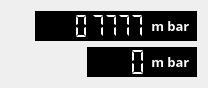
       <widget class="QWidget" name="gridLayoutWidget_2">
        <property name="geometry">
         <rect>
          <x>270</x>
          <y>130</y>
          <width>208</width>
          <height>72</height>
         </rect>
        </property>
        <layout class="QGridLayout" name="gridLayout_13">
         <item row="0" column="0">
          <layout class="QHBoxLayout" name="horizontalLayout_17">
           <property name="spacing">
            <number>0</number>
           </property>
           <item>
            <spacer name="horizontalSpacer_21">
             <property name="orientation">
              <enum>Qt::Horizontal</enum>
             </property>
             <property name="sizeType">
              <enum>QSizePolicy::Expanding</enum>
             </property>
             <property name="sizeHint" stdset="0">
              <size>
               <width>30</width>
               <height>20</height>
              </size>
             </property>
            </spacer>
           </item>
           <item>
            <widget class="QLCDNumber" name="lcdChamberPressure">
             <property name="styleSheet">
              <string notr="true">background-color: rgb(0, 0, 0);
color: rgb(255, 255, 255);</string>
             </property>
             <property name="frameShape">
              <enum>QFrame::NoFrame</enum>
             </property>
             <property name="frameShadow">
              <enum>QFrame::Plain</enum>
             </property>
             <property name="digitCount">
              <number>4</number>
             </property>
             <property name="segmentStyle">
              <enum>QLCDNumber::Flat</enum>
             </property>
            </widget>
           </item>
           <item>
            <widget class="QLCDNumber" name="lcdChamberPressureExp">
             <property name="sizePolicy">
              <sizepolicy hsizetype="Fixed" vsizetype="Fixed">
               <horstretch>0</horstretch>
               <verstretch>0</verstretch>
              </sizepolicy>
             </property>
             <property name="minimumSize">
              <size>
               <width>57</width>
               <height>30</height>
              </size>
             </property>
             <property name="font">
              <font>
               <pointsize>8</pointsize>
              </font>
             </property>
             <property name="styleSheet">
              <string notr="true">background-color: rgb(0, 0, 0);
color: rgb(255, 255, 255);</string>
             </property>
             <property name="frameShape">
              <enum>QFrame::NoFrame</enum>
             </property>
             <property name="frameShadow">
              <enum>QFrame::Plain</enum>
             </property>
             <property name="lineWidth">
              <number>1</number>
             </property>
             <property name="smallDecimalPoint">
              <bool>false</bool>
             </property>
             <property name="digitCount">
              <number>4</number>
             </property>
             <property name="segmentStyle">
              <enum>QLCDNumber::Flat</enum>
             </property>
             <property name="value" stdset="0">
              <double>7777.000000000000000</double>
             </property>
            </widget>
           </item>
           <item>
            <widget class="QLabel" name="labelPiraniPressure">
             <property name="sizePolicy">
              <sizepolicy hsizetype="Fixed" vsizetype="Fixed">
               <horstretch>0</horstretch>
               <verstretch>0</verstretch>
              </sizepolicy>
             </property>
             <property name="minimumSize">
              <size>
               <width>50</width>
               <height>30</height>
              </size>
             </property>
             <property name="font">
              <font>
               <family>Open Sans</family>
               <pointsize>10</pointsize>
               <weight>75</weight>
               <bold>true</bold>
              </font>
             </property>
             <property name="styleSheet">
              <string notr="true">background-color: rgb(0, 0, 0);
color: rgb(255, 255, 255);</string>
             </property>
             <property name="frameShape">
              <enum>QFrame::NoFrame</enum>
             </property>
             <property name="text">
              <string>m bar </string>
             </property>
             <property name="alignment">
              <set>Qt::AlignCenter</set>
             </property>
            </widget>
           </item>
          </layout>
         </item>
         <item row="1" column="0">
          <layout class="QHBoxLayout" name="horizontalLayout_20">
           <property name="spacing">
            <number>0</number>
           </property>
           <item>
            <spacer name="horizontalSpacer_24">
             <property name="orientation">
              <enum>Qt::Horizontal</enum>
             </property>
             <property name="sizeType">
              <enum>QSizePolicy::Expanding</enum>
             </property>
             <property name="sizeHint" stdset="0">
              <size>
               <width>30</width>
               <height>20</height>
              </size>
             </property>
            </spacer>
           </item>
           <item>
            <widget class="QLCDNumber" name="lcdBaratron_2">
             <property name="sizePolicy">
              <sizepolicy hsizetype="Fixed" vsizetype="Fixed">
               <horstretch>0</horstretch>
               <verstretch>0</verstretch>
              </sizepolicy>
             </property>
             <property name="minimumSize">
              <size>
               <width>60</width>
               <height>30</height>
              </size>
             </property>
             <property name="palette">
              <palette>
               <active>
                <colorrole role="WindowText">
                 <brush brushstyle="SolidPattern">
                  <color alpha="255">
                   <red>255</red>
                   <green>255</green>
                   <blue>255</blue>
                  </color>
                 </brush>
                </colorrole>
                <colorrole role="Button">
                 <brush brushstyle="SolidPattern">
                  <color alpha="255">
                   <red>0</red>
                   <green>0</green>
                   <blue>0</blue>
                  </color>
                 </brush>
                </colorrole>
                <colorrole role="Midlight">
                 <brush brushstyle="SolidPattern">
                  <color alpha="255">
                   <red>255</red>
                   <green>255</green>
                   <blue>0</blue>
                  </color>
                 </brush>
                </colorrole>
                <colorrole role="Text">
                 <brush brushstyle="SolidPattern">
                  <color alpha="255">
                   <red>255</red>
                   <green>255</green>
                   <blue>255</blue>
                  </color>
                 </brush>
                </colorrole>
                <colorrole role="ButtonText">
                 <brush brushstyle="SolidPattern">
                  <color alpha="255">
                   <red>255</red>
                   <green>255</green>
                   <blue>255</blue>
                  </color>
                 </brush>
                </colorrole>
                <colorrole role="Base">
                 <brush brushstyle="SolidPattern">
                  <color alpha="255">
                   <red>0</red>
                   <green>0</green>
                   <blue>0</blue>
                  </color>
                 </brush>
                </colorrole>
                <colorrole role="Window">
                 <brush brushstyle="SolidPattern">
                  <color alpha="255">
                   <red>0</red>
                   <green>0</green>
                   <blue>0</blue>
                  </color>
                 </brush>
                </colorrole>
               </active>
               <inactive>
                <colorrole role="WindowText">
                 <brush brushstyle="SolidPattern">
                  <color alpha="255">
                   <red>255</red>
                   <green>255</green>
                   <blue>255</blue>
                  </color>
                 </brush>
                </colorrole>
                <colorrole role="Button">
                 <brush brushstyle="SolidPattern">
                  <color alpha="255">
                   <red>0</red>
                   <green>0</green>
                   <blue>0</blue>
                  </color>
                 </brush>
                </colorrole>
                <colorrole role="Midlight">
                 <brush brushstyle="SolidPattern">
                  <color alpha="255">
                   <red>255</red>
                   <green>255</green>
                   <blue>0</blue>
                  </color>
                 </brush>
                </colorrole>
                <colorrole role="Text">
                 <brush brushstyle="SolidPattern">
                  <color alpha="255">
                   <red>255</red>
                   <green>255</green>
                   <blue>255</blue>
                  </color>
                 </brush>
                </colorrole>
                <colorrole role="ButtonText">
                 <brush brushstyle="SolidPattern">
                  <color alpha="255">
                   <red>255</red>
                   <green>255</green>
                   <blue>255</blue>
                  </color>
                 </brush>
                </colorrole>
                <colorrole role="Base">
                 <brush brushstyle="SolidPattern">
                  <color alpha="255">
                   <red>0</red>
                   <green>0</green>
                   <blue>0</blue>
                  </color>
                 </brush>
                </colorrole>
                <colorrole role="Window">
                 <brush brushstyle="SolidPattern">
                  <color alpha="255">
                   <red>0</red>
                   <green>0</green>
                   <blue>0</blue>
                  </color>
                 </brush>
                </colorrole>
               </inactive>
               <disabled>
                <colorrole role="WindowText">
                 <brush brushstyle="SolidPattern">
                  <color alpha="255">
                   <red>255</red>
                   <green>255</green>
                   <blue>255</blue>
                  </color>
                 </brush>
                </colorrole>
                <colorrole role="Button">
                 <brush brushstyle="SolidPattern">
                  <color alpha="255">
                   <red>0</red>
                   <green>0</green>
                   <blue>0</blue>
                  </color>
                 </brush>
                </colorrole>
                <colorrole role="Midlight">
                 <brush brushstyle="SolidPattern">
                  <color alpha="255">
                   <red>255</red>
                   <green>255</green>
                   <blue>0</blue>
                  </color>
                 </brush>
                </colorrole>
                <colorrole role="Text">
                 <brush brushstyle="SolidPattern">
                  <color alpha="255">
                   <red>255</red>
                   <green>255</green>
                   <blue>255</blue>
                  </color>
                 </brush>
                </colorrole>
                <colorrole role="ButtonText">
                 <brush brushstyle="SolidPattern">
                  <color alpha="255">
                   <red>255</red>
                   <green>255</green>
                   <blue>255</blue>
                  </color>
                 </brush>
                </colorrole>
                <colorrole role="Base">
                 <brush brushstyle="SolidPattern">
                  <color alpha="255">
                   <red>0</red>
                   <green>0</green>
                   <blue>0</blue>
                  </color>
                 </brush>
                </colorrole>
                <colorrole role="Window">
                 <brush brushstyle="SolidPattern">
                  <color alpha="255">
                   <red>0</red>
                   <green>0</green>
                   <blue>0</blue>
                  </color>
                 </brush>
                </colorrole>
               </disabled>
              </palette>
             </property>
             <property name="styleSheet">
              <string notr="true">background-color: rgb(0, 0, 0);
color: rgb(255, 255, 255);</string>
             </property>
             <property name="frameShape">
              <enum>QFrame::NoFrame</enum>
             </property>
             <property name="frameShadow">
              <enum>QFrame::Plain</enum>
             </property>
             <property name="lineWidth">
              <number>1</number>
             </property>
             <property name="digitCount">
              <number>4</number>
             </property>
             <property name="segmentStyle">
              <enum>QLCDNumber::Flat</enum>
             </property>
            </widget>
           </item>
           <item>
            <widget class="QLabel" name="labelBaratronPressure_2">
             <property name="sizePolicy">
              <sizepolicy hsizetype="Fixed" vsizetype="Fixed">
               <horstretch>0</horstretch>
               <verstretch>0</verstretch>
              </sizepolicy>
             </property>
             <property name="minimumSize">
              <size>
               <width>50</width>
               <height>30</height>
              </size>
             </property>
             <property name="font">
              <font>
               <family>Open Sans</family>
               <pointsize>10</pointsize>
               <weight>75</weight>
               <bold>true</bold>
              </font>
             </property>
             <property name="styleSheet">
              <string notr="true">background-color: rgb(0, 0, 0);
color: rgb(255, 255, 255);</string>
             </property>
             <property name="frameShape">
              <enum>QFrame::NoFrame</enum>
             </property>
             <property name="text">
              <string>m bar </string>
             </property>
             <property name="alignment">
              <set>Qt::AlignCenter</set>
             </property>
            </widget>
           </item>
          </layout>
         </item>
        </layout>
       </widget>
